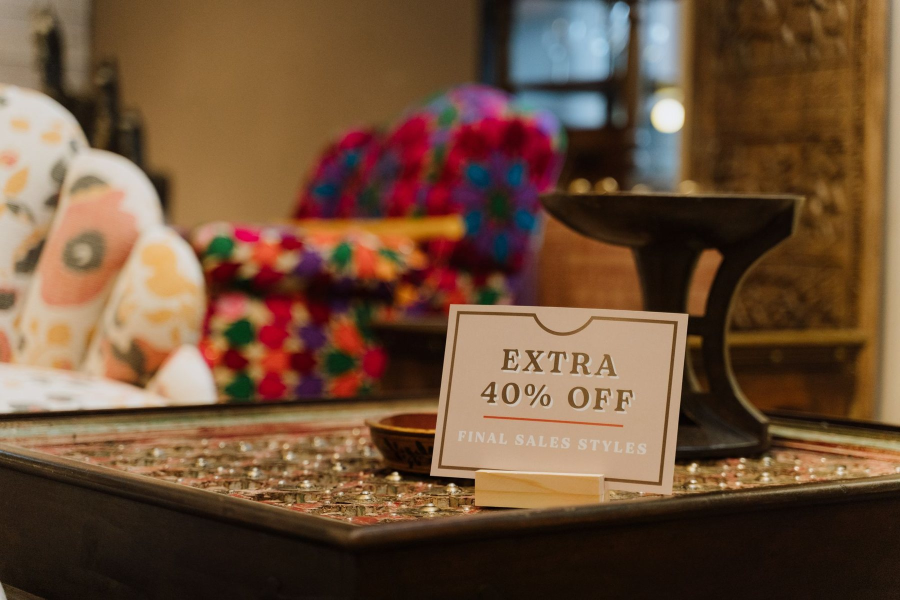
#> input picture src/content/blog/img/black-friday-loja-de-planejados.jpg, 1800 x 1200 px (shown at 1/2 size)
$ python -i gerar_og.py   (imports and definitions only)
#> lines starting #> are read from the running program, lines starting #| are printed output that depends on the picture
"""Gera a imagem de compartilhamento (1200x630) de cada post do blog.

E a imagem que aparece quando o link e mandado no WhatsApp, LinkedIn etc.
Foto de capa do post + escurecimento + titulo + logo branca.

Rodar na raiz do site sempre que entrar post novo (so gera o que falta):
    python scripts/gerar_og.py            # gera os que faltam
    python scripts/gerar_og.py --todos    # refaz todos
Saida: public/og/<slug>.png (vai pro git; o Netlify nao roda Python).
"""
import re
import sys
from pathlib import Path

from PIL import Image, ImageDraw, ImageFont

RAIZ = Path(__file__).resolve().parent.parent
POSTS = RAIZ / "src" / "content" / "blog"
SAIDA = RAIZ / "public" / "og"
LOGO = RAIZ / "public" / "embaixadores" / "logo-via-branca.png"
W, H = 1200, 630
ACENTO = (0, 128, 150)

FONTES = [r"C:\Windows\Fonts\segoeuib.ttf", r"C:\Windows\Fonts\arialbd.ttf"]
FONTES_REG = [r"C:\Windows\Fonts\segoeui.ttf", r"C:\Windows\Fonts\arial.ttf"]


# [28 lines left out: functions fonte, frontmatter, quebrar, not called in this run]


def capa_preenchida(caminho: Path) -> Image.Image:
    im = Image.open(caminho).convert("RGB")
#> im is the input picture: PIL image 1800x1200 RGB; mean R, G, B 109.1, 79.3, 56.6
    r = max(W / im.width, H / im.height)
#> r = 0.667
    im = im.resize((round(im.width * r), round(im.height * r)), Image.LANCZOS)
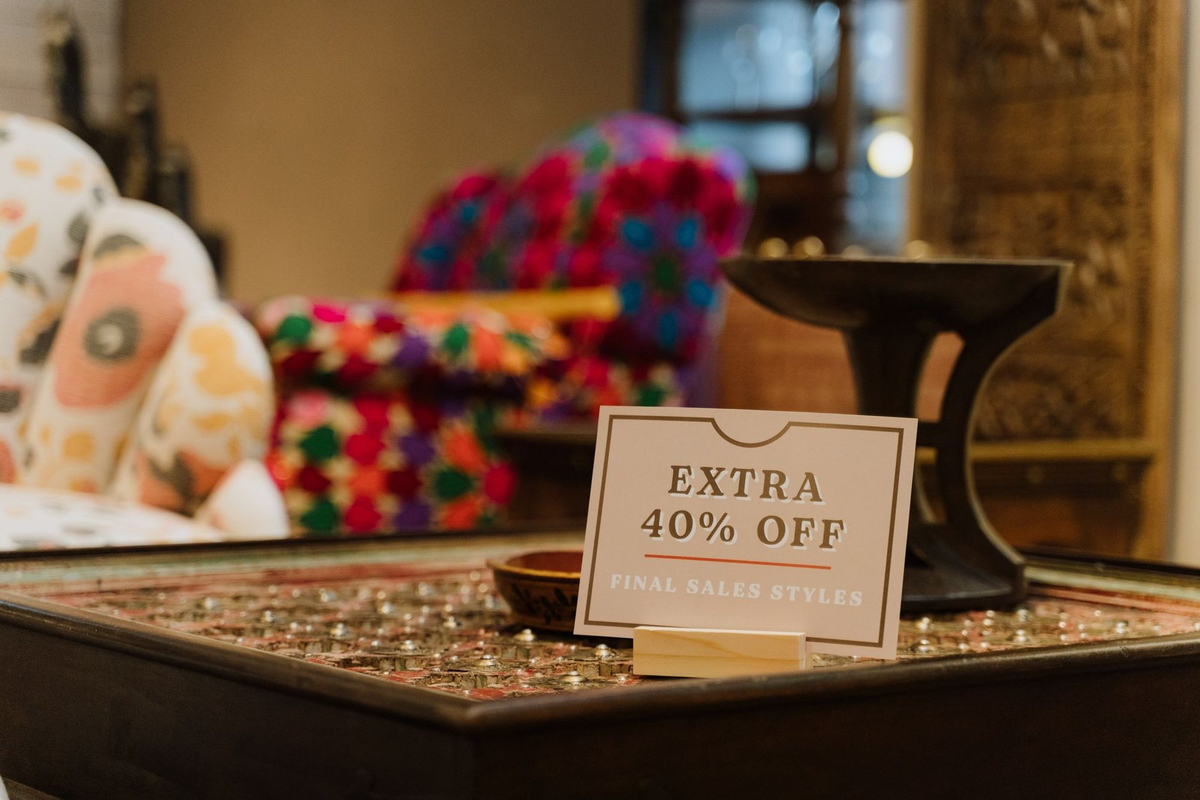
#> im: PIL image 1200x800 RGB; mean R, G, B 109.1, 79.3, 56.6
    x, y = (im.width - W) // 2, (im.height - H) // 2
#> x = 0; y = 85
    return im.crop((x, y, x + W, y + H))
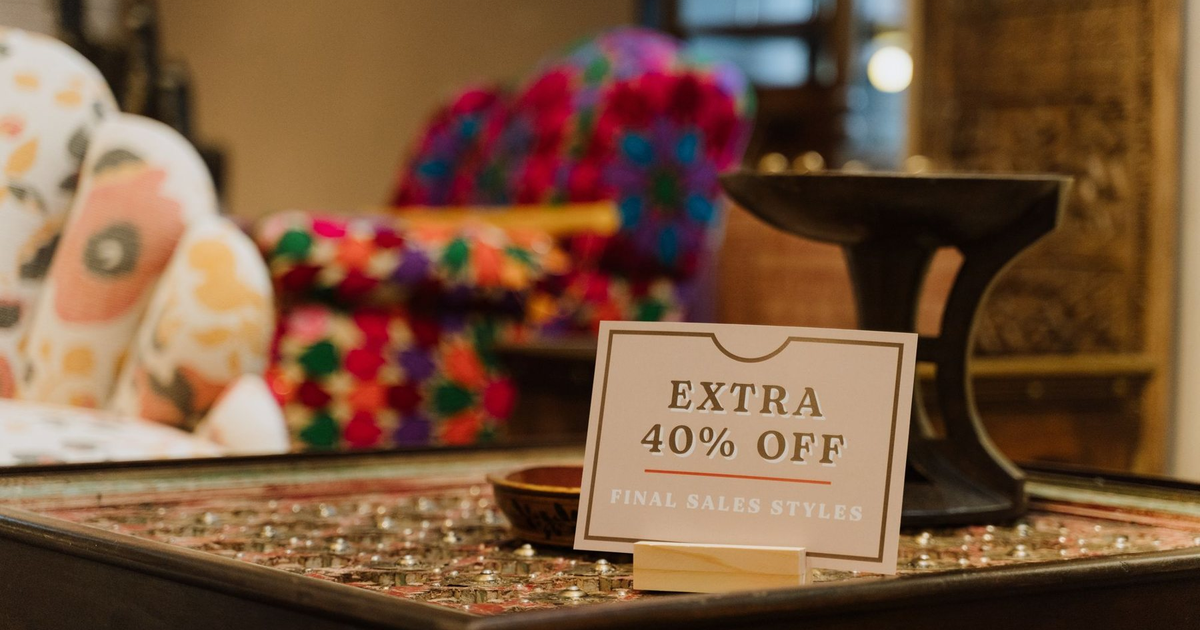
#> returned value: PIL image 1200x630 RGB; mean R, G, B 120.6, 86.7, 62


# [37 lines left out: function gerar, not called in this run]


# [5 lines not run here, left out]

>>> result = capa_preenchida('../src/content/blog/img/black-friday-loja-de-planejados.jpg')

$ run again, on src/content/blog/img/orcamento-e-sumiu-o-que-fazer.jpg
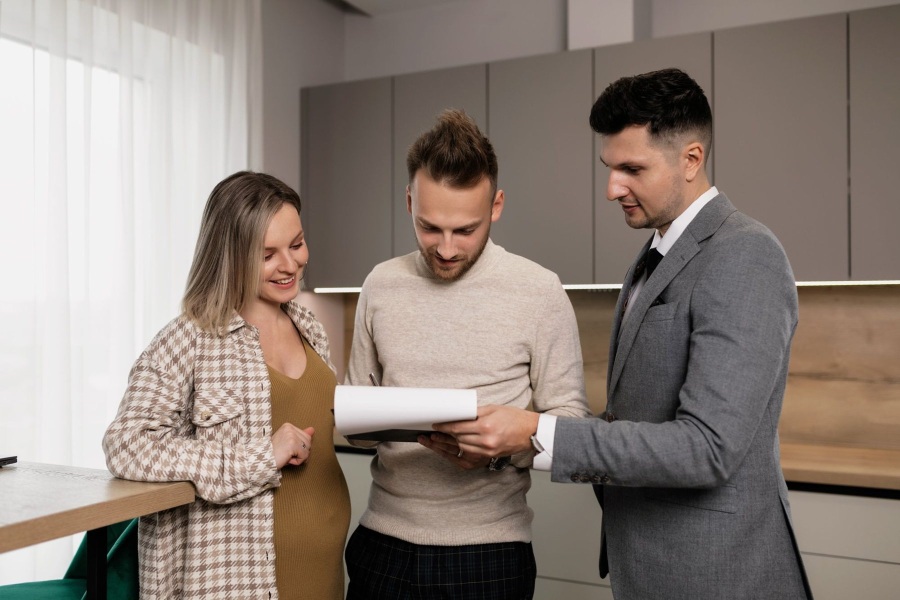
#> input picture src/content/blog/img/orcamento-e-sumiu-o-que-fazer.jpg, 1800 x 1200 px (shown at 1/2 size)
#> in capa_preenchida, im is the input picture: PIL image 1800x1200 RGB; mean R, G, B 141.5, 129.1, 120.9
#> in capa_preenchida, `im = im.resize((round(im.width * r), round(im.height * r)), Image.LANC..`:
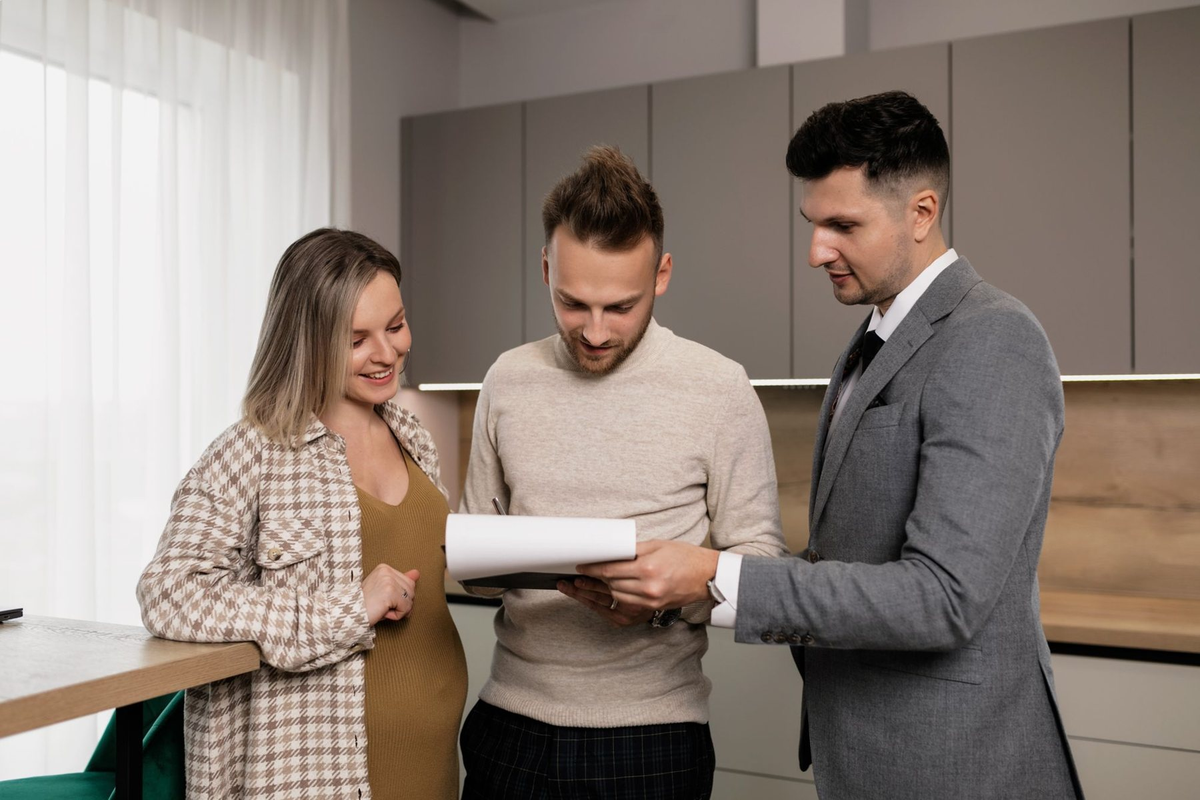
#> im: PIL image 1200x800 RGB; mean R, G, B 141.5, 129.1, 120.9
#> in capa_preenchida, `return im.crop((x, y, x + W, y + H))`:
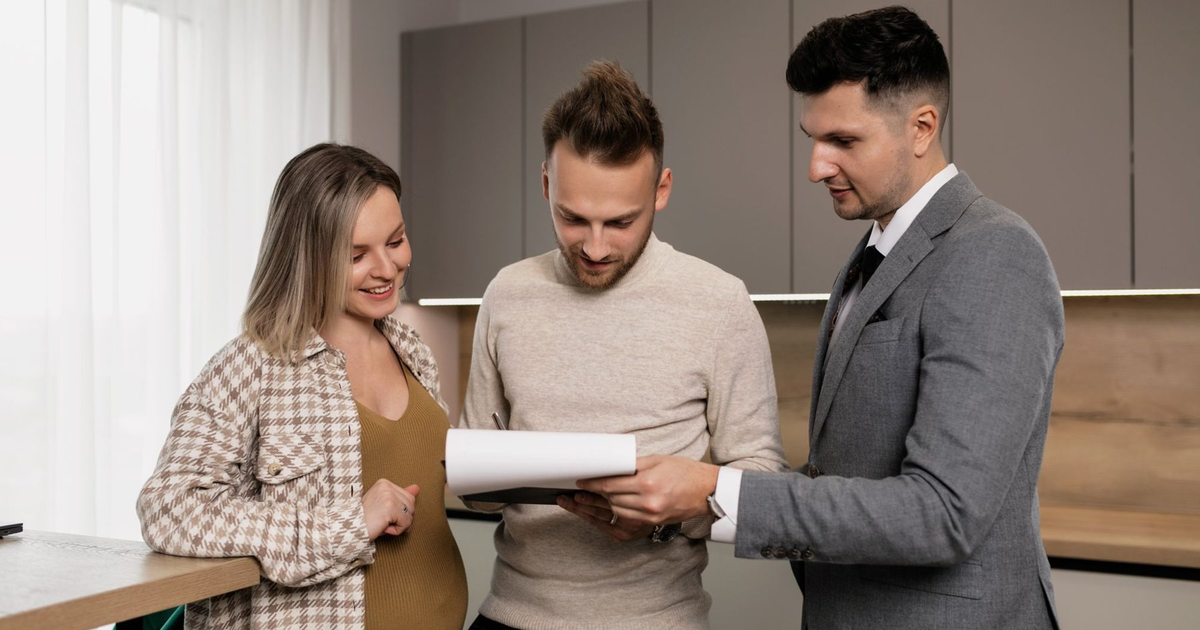
#> returned value: PIL image 1200x630 RGB; mean R, G, B 147.9, 134, 125.3

$ run again, on src/content/blog/img/perguntas-do-primeiro-contato.jpg
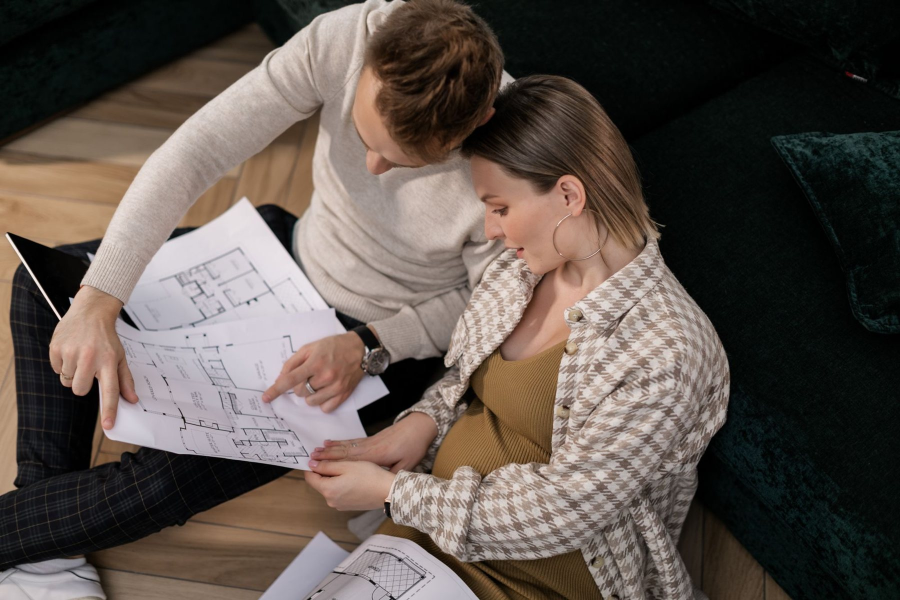
#> input picture src/content/blog/img/perguntas-do-primeiro-contato.jpg, 1800 x 1200 px (shown at 1/2 size)
#> in capa_preenchida, im is the input picture: PIL image 1800x1200 RGB; mean R, G, B 93.2, 83.1, 76.6
#> in capa_preenchida, `im = im.resize((round(im.width * r), round(im.height * r)), Image.LANC..`:
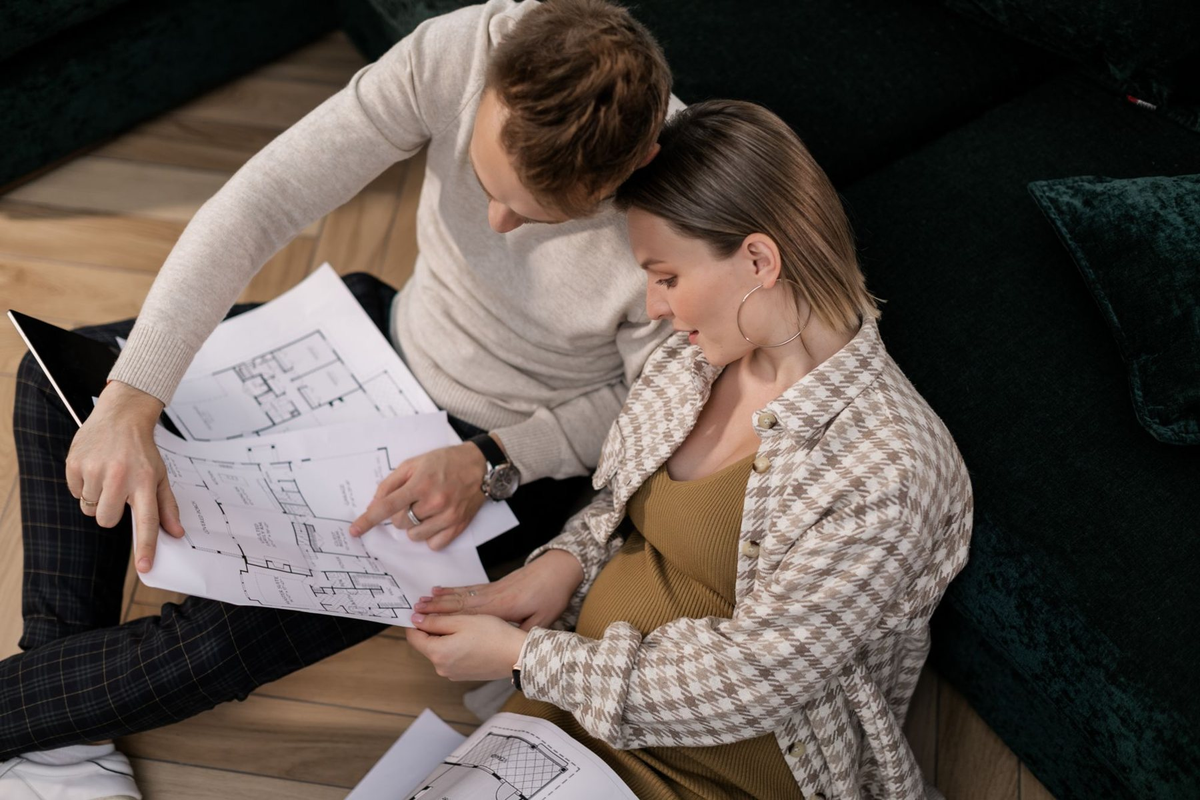
#> im: PIL image 1200x800 RGB; mean R, G, B 93.2, 83.1, 76.6
#> in capa_preenchida, `return im.crop((x, y, x + W, y + H))`:
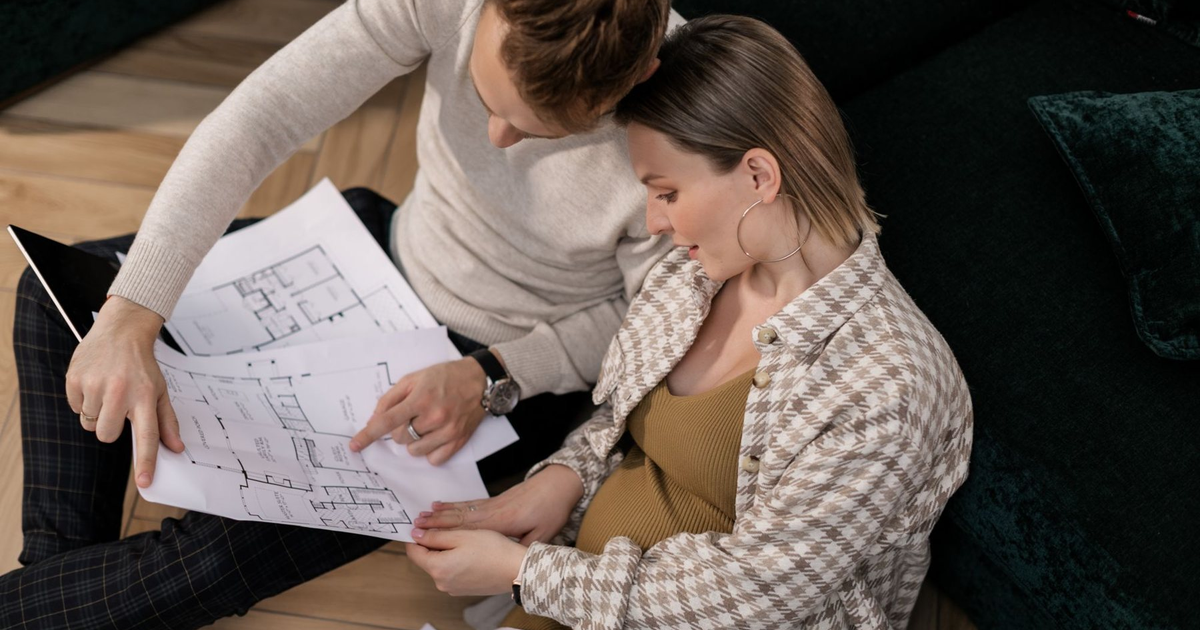
#> returned value: PIL image 1200x630 RGB; mean R, G, B 101.8, 90.2, 83.2
